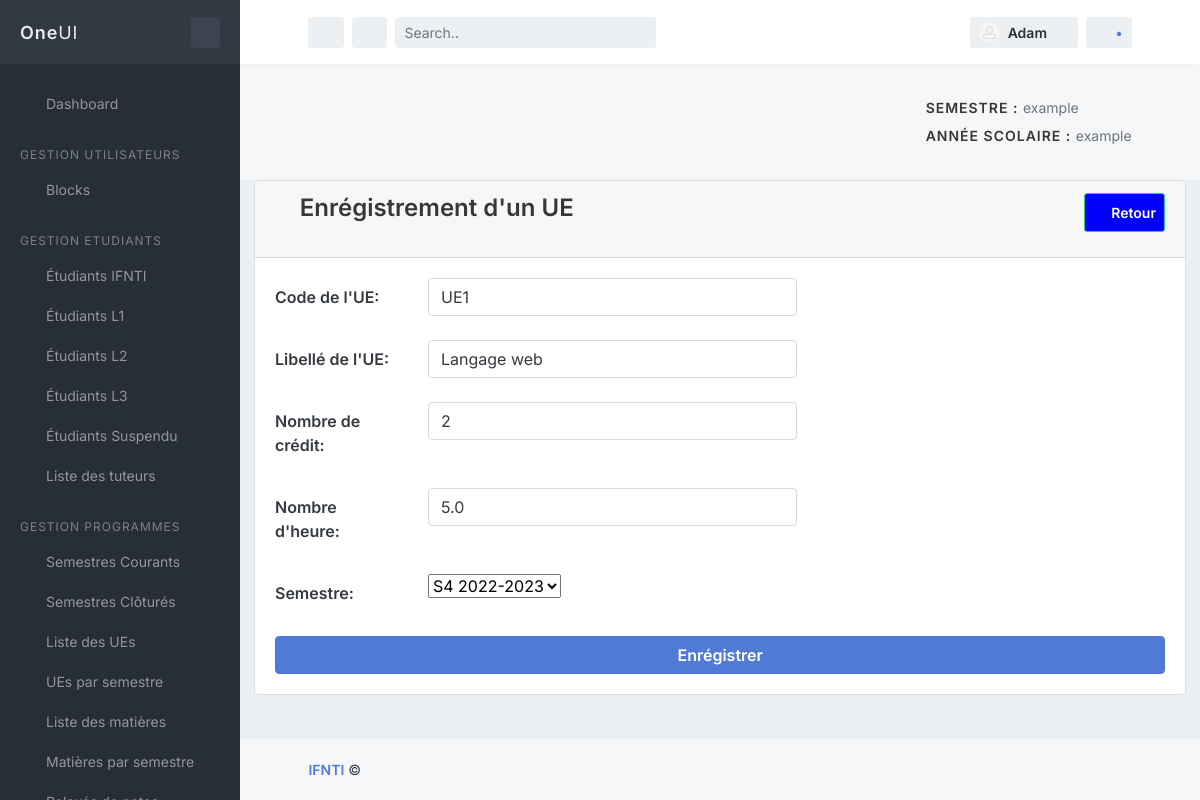
The app's page /main/update_ue/1/ with its own data.
### main/models.py (models this page shows, shortened)
class Ue(models.Model):
    codeUE = models.CharField(max_length=50, verbose_name="Code de l'UE")
    libelle = models.CharField(max_length=100)
    TYPES = [("L", "Licence")]
    type = models.CharField(max_length=1, choices=TYPES, null=True)
    nbreCredits = models.IntegerField(verbose_name="Nombre de crédit")
    heures = models.DecimalField(blank=True, max_digits=4, decimal_places=1, validators=[MinValueValidator(1)])
    enseignant = models.ForeignKey('Enseignant', on_delete=models.CASCADE,verbose_name="Enseignant", null=True, blank=True)
    semestre = models.ForeignKey('Semestre', on_delete=models.CASCADE, verbose_name="Semestre")
    class Meta:
        verbose_name_plural = 'UE'

### main/views.py (the view, shortened to what this page needs)
# urls.py: path('update_ue/<int:id>/', views.create_ue, name='update_ue'),
def create_ue(request, id=0):
    if request.method == "GET":
        if id == 0:
            form = UeForm()
        else:
            ue = Ue.objects.get(pk=id)
            form = UeForm(instance=ue)
        return render(request, 'ues/create_ue.html',{'form':form})

### main/forms.py
class UeForm(forms.ModelForm):
    semestre = forms.ModelChoiceField(queryset=Semestre.objects.all())
    class Meta:
        model = Ue
        fields = ['codeUE', 'libelle', 'nbreCredits', 'heures', 'enseignant', 'semestre']
        widgets = {
            'codeUE': forms.TextInput(attrs={'class': 'form-control col-md-6'}),
            'libelle': forms.TextInput(attrs={'class': 'form-control col-md-6'}),
            'nbreCredits': forms.TextInput(attrs={'class': 'form-control col-md-6'}),
            'heures': forms.TextInput(attrs={'class': 'form-control col-md-6'}),
            'semestre': forms.Select(),
        }

### main/models.py (called while the page is built)
    def __str__(self):
        return self.libelle + " " + str(self.anneescolaire)

    def __str__(self):
        return str(self.anneeUniv)

### main/templates/ues/create_ue.html (shortened to what this page needs)
{% extends '../index.html' %}
{% load static %}
{% block content %}
    <div id="content-wrapper">
        <div class="container-fluid">
            <div class="card mb-3">
                <div class="card-header">
                    <h3><i class="fas fa-table"></i> Enrégistrement d'un UE
                        <a class="btn btn-sm btn-success" href="{% url 'main:liste_des_ues' %}" style="padding: 8px; float: right; background-color: blue; color: white;"><i class="fas fa-chevron-left fa-lg"></i>
                            Retour</a></h3>
                </div>
                <div class="card-body">
                  <form class="form-horizontal" action="#" method="POST">
                    <div class="form-group row">
                        <label for="{{ form.codeUE.id_for_label }}" class="col-md-2 col-form-label">Code de l'UE:</label>
                        <div class="col-md-10">
                            {{ form.codeUE }}
                        </div>
                    </div>
                    <div class="form-group row">
                        <label for="{{ form.libelle.id_for_label }}" class="col-md-2 col-form-label">Libellé de l'UE:</label>
                        <div class="col-md-10">
                            {{ form.libelle }}
                        </div>
                    </div>
                    <div class="form-group row">
                        <label for="{{ form.nbreCredits.id_for_label }}" class="col-md-2 col-form-label">Nombre de crédit:</label>
                        <div class="col-md-10">
                            {{ form.nbreCredits }}
                        </div>
                    </div>
                    <div class="form-group row">
                        <label for="{{ form.heures.id_for_label }}" class="col-md-2 col-form-label">Nombre d'heure:</label>
                        <div class="col-md-10">
                            {{ form.heures }}
                        </div>
                    </div>
                    <div class="form-group row">
                        <label for="{{ form.semestre.id_for_label }}" class="col-md-2 col-form-label">Semestre:</label>
                        <div class="col-md-10">
                            {{ form.semestre }}
                        </div>
                    </div>
                    <button class="btn btn-primary btn-block" type="submit"><i class="fas fa-database"></i> Enrégistrer &nbsp;&nbsp;&nbsp;</button>
                </form>
                </div>
            </div>
        </div>
    </div>
{% endblock %}

### records on screen
Ue: codeUE "UE1", libelle "Langage web", nbreCredits "2", heures "5.0", semestre "S4 2022-2023"
